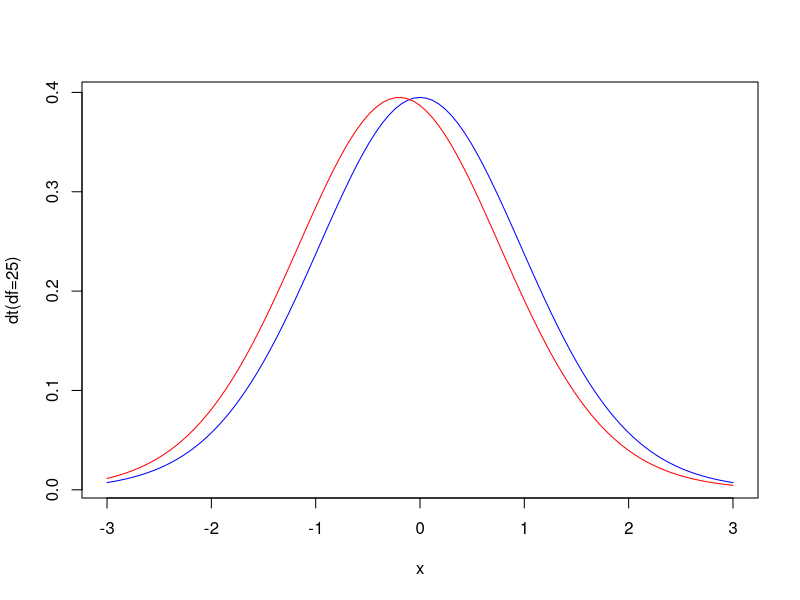
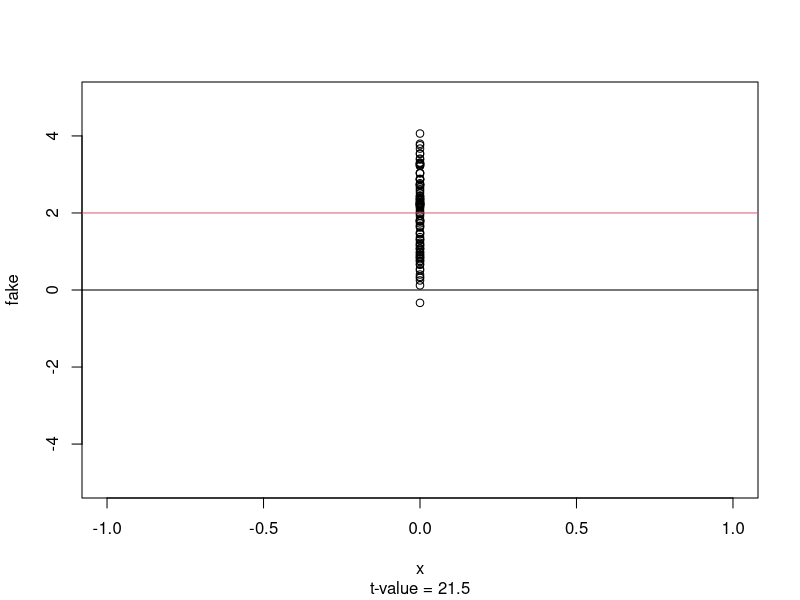
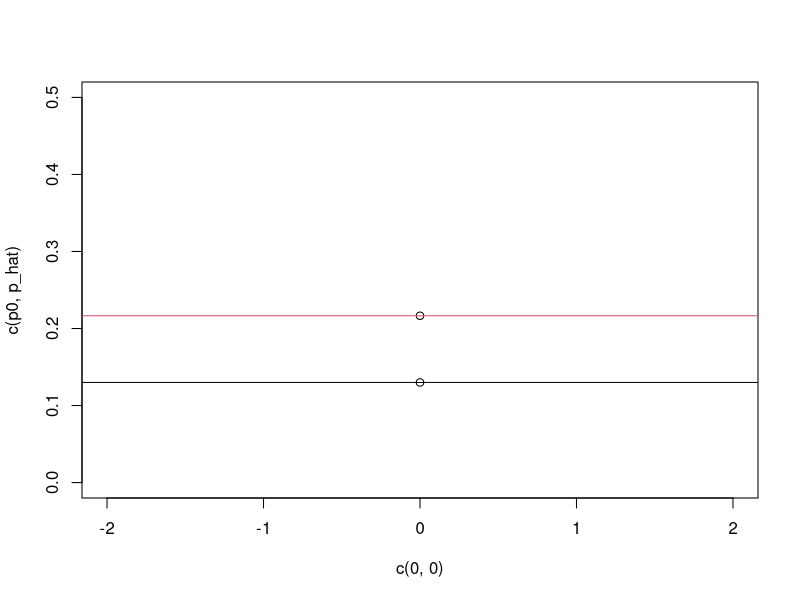

Reproduce these figures in R, in order.
## ---- chunk 1
x  <- function(x) dt(x, df=25)
y  <- function(x) dt(x + 0.2, df=25) # shift "mean"

curve(x, -3, 3, ylab="dt(df=25)", col="blue", )
curve(y, -3, 3,  col="red", add = TRUE)
knitr::knit_exit()
## ---- chunk 2
N  <-  100
fake_mean = 2.0
fake  <- rnorm(n = N, mean = fake_mean, sd= 1 )
fake

x  <- rep(0, times=N)
x

file  <- "1030_basic_t_test"
pdf(paste0("~/Downloads/print_and_delete/" , file, ".pdf"))
plot(x, fake, ylim = c(-5, 5), sub = "t-value = 21.5", type = "p")
abline(h = 0)
abline(h = fake_mean, col=2)
dev.off()

# ratio of "error" (difference of expected) to "width" (standard error)
t_value  <- (mean(fake) - 0)/ (sd(fake)/sqrt(N))
t_value # 21.5  large!

## ---- chunk 3

N <- 965
p0 <- 0.13
p_hat <- 209/N  # 0.217

SE <- sqrt(p0*(1-p0)/N)    # 0.011

#
t <- p_hat/SE  # 20.006

# So   reject H0,   so clearly can be RANDOM group.

pdf("~/Downloads/print_and_delete/1030_basic_t.pdf")
plot(x = c(0,0), y=c(p0, p_hat), xlim = c (-2,2), ylim= c(0, .5))
abline(h=p0)
abline(h=p_hat, col=2)
dev.off()

# Method 2
N <- 965
# but 
US <- 350 * 10^6
p0 <- N/US  # 2.77 * 10^-6

p_hat <- 209/(.13 * US) # 4.59 * 10^-6

d <- p_hat - p0  # 1.84 * 10^-6

SE <- sqrt(p0*(1-p0)/N)  # 5.35 * 10 ^-5

t <- d/SE  # 0.034
#####  Binomial #####

# pmf - binomial, x=success, size=throws

dbinom(x=0,size=2, prob=0.5) # n=2, x=0  prob = 0.25
dbinom(x=1, size =2 , prob=0.5) # n=2, x=1 # 0.5
sum(dbinom(x=0:2,size=2, prob=0.5)) # SUM = 1
